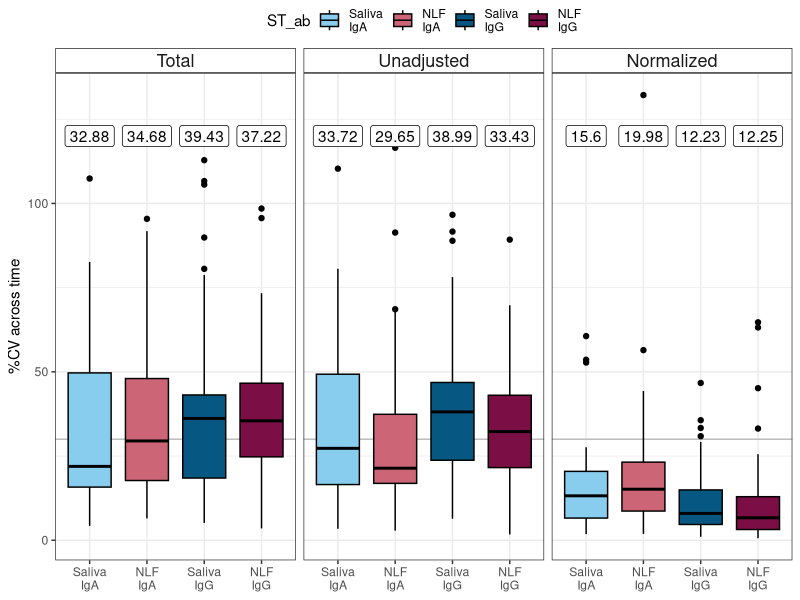
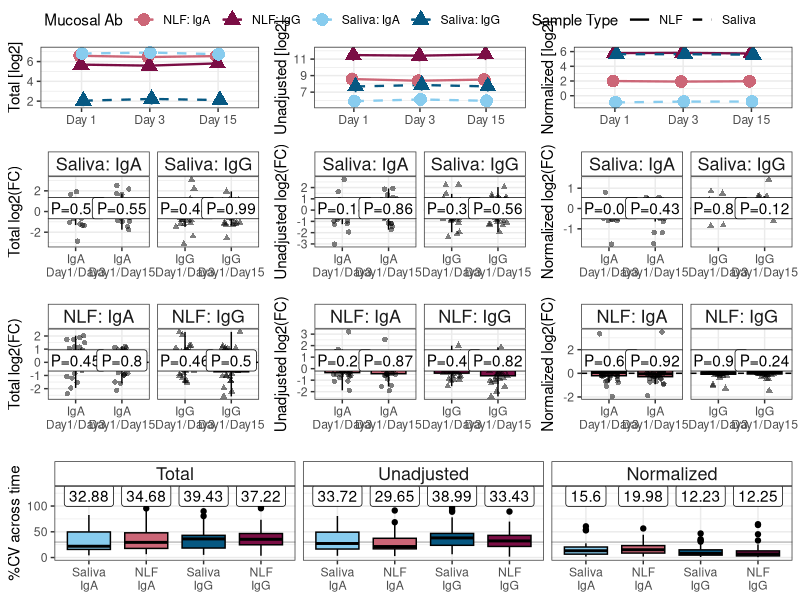

R code for these plots, in order:
# ---- Script Metadata ---- 
# Title: Figure_3.R
# Author: Trish Milletich, PhD
# Data: 2026-07-31
# ------------------------------- -  

library(ggplot2)
library(ggpubr)
library(tidyr)
library(dplyr)

# Upload and clean data and subset to Spike antigen and mucosal samples  
All_data = read.csv("Saliva_Serum_Nasal.csv")
Spike = subset(All_data, All_data$Ag == "Spike")
Spike = subset(Spike, Spike$Sample.Type %in% c("Saliva", "PooledNostril"))
Spike$Sample.Type = ifelse(Spike$Sample.Type == "PooledNostril", "NLF", Spike$Sample.Type)

############################################################ #
# Append NAs to missing data to all samples to have the same count
ID_Count = data.frame(table(Spike$SN))

Total_data = Spike[Spike$SN == ID_Count[ID_Count$Freq == 12,"Var1"][1],]
Total_data[,c("Specific.AU.mL", "Total.ug.mL", "Specific.Total.AU.ug")] = NA
Total_data$ST_Ab_Day = paste(Total_data$Ab, Total_data$Sample.Type, Total_data$Days)

Missing_data = subset(ID_Count, ID_Count$Freq < 12)

for (current_ID in Missing_data$Var1) {
  current_subset = subset(Spike, Spike$SN == current_ID)
  current_subset$ST_Ab_Day = paste(current_subset$Ab, current_subset$Sample.Type, current_subset$Days)
  Total_data_subset = subset(Total_data, ! Total_data$ST_Ab_Day %in% current_subset$ST_Ab_Day)
  Total_data_subset$SN = current_ID
  Total_data_subset$ST_Ab_Day = NULL
  Spike = rbind(Spike, Total_data_subset)
}

Spike$Ab_Day = paste(Spike$Ab, Spike$Days, sep = "_")

#Clean up dataframes no longer needed
rm(Total_data_subset, Total_data, ID_Count, Missing_data, current_subset)

################################################################ #
# ---- Data Transformation: Ratios and %CV ---- 
################################################################ #
CV_data = data.frame()

#Default Values 
current_ST = "NLF"; current_method = "Normalized"
for (current_ST in c("Saliva", "NLF")) {
  for (current_method in c("Total", "Unadjusted", "Normalized")) {
    #Select data based on Sample type and measurement type 
    Spike_Subset = subset(Spike, Spike$Sample.Type == current_ST)
    
    if (current_method == "Total") {
      Spike_Subset_2 = Spike_Subset[,c("Ab", "Ab_Day", "SN","Sample.Type", "Total.ug.mL")]
      Spike_Subset_2$Measurement = Spike_Subset_2$Total.ug.mL 
      Spike_Subset_2$Total.ug.mL = NULL
    } else if (current_method == "Unadjusted") {
      Spike_Subset_2 = Spike_Subset[,c("Ab", "Ab_Day", "SN","Sample.Type", "Specific.AU.mL")]
      Spike_Subset_2$Measurement = Spike_Subset_2$Specific.AU.mL 
      Spike_Subset_2$Specific.AU.mL = NULL
    } else {
      Spike_Subset_2 = Spike_Subset[,c("Ab", "Ab_Day", "SN","Sample.Type", "Specific.Total.AU.ug")]
      Spike_Subset_2$Measurement = Spike_Subset_2$Specific.Total.AU.ug 
      Spike_Subset_2$Specific.Total.AU.ug = NULL
    }
    
    ############################ #
    # ---- %CV by Participant ----
    ############################ #
    #Create dataframe of CV by participant and Ab type 
    
    CV_df = Spike_Subset_2 %>%
      group_by(SN, Ab) %>% 
      summarise(CV = (sd(Measurement, na.rm = TRUE) / mean(Measurement, na.rm = TRUE)) * 100,
                count = length(Measurement),
                .groups = "drop_last")
    CV_df$ST = current_ST 
    CV_df$Measurement = current_method
    CV_data = rbind(CV_data, CV_df)
    #clean up unused dataframe
    remove(CV_df)
    
    ############################# #
    # ---- Reshape Data and Format ratios ----
    ############################# #
    #Rehape to wide to allow ratios
    Spike_Wide = reshape(Spike_Subset_2[,c("Ab_Day", "SN","Sample.Type", "Measurement")],
                         idvar = c("SN", "Sample.Type"), timevar = "Ab_Day", direction = "wide")
    colnames(Spike_Wide) = gsub("Measurement.", "", colnames(Spike_Wide))
    head(Spike_Wide)
    
    Spike_Wide$IgA_D1.3 = Spike_Wide$`IgA_Day 1`/Spike_Wide$`IgA_Day 3`
    Spike_Wide$IgA_D1.15 = Spike_Wide$`IgA_Day 1`/Spike_Wide$`IgA_Day 15`

    Spike_Wide$IgG_D1.3 = Spike_Wide$`IgG_Day 1`/Spike_Wide$`IgG_Day 3`
    Spike_Wide$IgG_D1.15 = Spike_Wide$`IgG_Day 1`/Spike_Wide$`IgG_Day 15`

    Spike_Wide = Spike_Wide[,c("SN", "IgG_D1.3", "IgG_D1.15",
                               "IgA_D1.3", "IgA_D1.15")]
    
    #Reshape to long for graphing
    Spike_Long <- Spike_Wide %>% 
      pivot_longer(cols = `IgG_D1.3`:`IgA_D1.15`, 
                   names_to = "Ab",
                   values_to = "value" )
    Spike_Long$Ab = gsub("_", "\n", Spike_Long$Ab)
    Spike_Long$Ab = gsub("D1.", "Day1/Day", Spike_Long$Ab)

    Spike_Long$Main = ifelse(grepl("IgA", Spike_Long$Ab), "IgA", "IgG")
    
    Spike_Long$Ab = factor(Spike_Long$Ab,
                           levels = c("IgA\nDay1/Day3", "IgG\nDay1/Day3", 
                                      "IgA\nDay1/Day15", "IgG\nDay1/Day15" ))
    
    Spike_Long$ST_Main = paste(current_ST, Spike_Long$Main)
    Spike_Long$ST_Main = factor(Spike_Long$ST_Main, 
                                levels = c("NLF IgA", "NLF IgG",
                                           "Saliva IgA", "Saliva IgG"))
    
    Spike_Long$AB_ST = paste(current_ST, Spike_Long$Main, sep = ": ")
    Spike_Long = Spike_Long[is.na(Spike_Long$value) == F,]
    
    #################################### #
    # T-test of Day differences
    t_test_df = data.frame() 
    
    for (current_pair in unique(Spike_Long$Ab)) {
      p = t.test(log2(Spike_Long[Spike_Long$Ab == current_pair, "value"]), mu = 0)
      p_value = p$p.value
      t_test_df = rbind(t_test_df, 
                        data.frame( "Ab" = current_pair, 
                                    "P" = round(p_value, 3)))
    }
    t_test_df$Main = ifelse(grepl("IgA", t_test_df$Ab), "IgA", "IgG")
    t_test_df$AB_ST = paste(current_ST, t_test_df$Main, sep = ": ")
    
    #Plot Ratios with labelled T-test p-values
    t_plot = ggplot(Spike_Long, 
                    aes(x = Ab, y = log2(value), fill = ST_Main, shape = Main)) + 
      geom_hline(yintercept = 0, linetype = "dashed") + 
      facet_grid(~AB_ST, scales = "free_x") + 
      geom_boxplot(outlier.shape = "", color = "black", show.legend = F) +
      geom_jitter(width = 0.2, height = 0, alpha = 0.5) +
      ylab(paste(current_method, "log2(FC)")) + 
      theme_bw() + 
      geom_label(data = t_test_df,
                 aes(x = Ab, y = Inf, label = paste("P=", round(P,2), sep = "")),
                 fill = "white", vjust = 2) +
      scale_fill_manual(values = c("NLF IgA"="#CC6677", "NLF IgG" = "#7B0E45",
                                   "Saliva IgA" = "#88CCEE", "Saliva IgG" = "#065882"),
                        limits = c("NLF IgA", "NLF IgG", "Saliva IgA", "Saliva IgG"),
                        drop = F) +
      scale_shape_manual(breaks = c("IgA", "IgG"), 
                         values = c(16, 17), 
                         guide = "none") + 
      theme(legend.position = "none",
            strip.background = element_rect(fill = "white"), 
            legend.margin=margin(0,0,0,0),
            axis.title.x = element_blank(), 
            strip.text = element_text(size = 13,
                                      margin = margin(1,1,1,1, "mm")),
            legend.box.margin=margin(0,0,0,0)) + 
      guides(fill = guide_legend(override.aes = list(shape = 22, size = 5)));t_plot
    
    assign(paste(current_ST, current_method, "t.Plot", sep = "_"), t_plot)
    print(paste(current_ST, current_method, "t.Plot", sep = "_"))
  }
}

###################################### #
# --- CV Plot ----
###################################### #
#Clean CV data 
CV_data$ST_ab = paste(CV_data$ST, CV_data$Ab)
CV_data$ST_ab = gsub(" Ig", "\nIg", CV_data$ST_ab)
CV_data$ST_ab = factor(CV_data$ST_ab, 
                       levels = c("Saliva\nIgA", "NLF\nIgA", "Saliva\nIgG", "NLF\nIgG"))
CV_data$Measurement = factor(CV_data$Measurement, 
                             levels = c("Total", "Unadjusted", "Normalized"))

#Create dataframe of means for labels 
CV_data_Mean = CV_data %>% 
  group_by(Measurement, ST_ab) %>% 
  summarise(Mean = mean(CV, na.rm = T))

CV_plot = ggplot(CV_data, aes(x = ST_ab, y = CV, fill = ST_ab)) + 
  facet_wrap(~Measurement, scales = "free_x") +
  geom_hline(yintercept = 30, color = "grey") + 
  geom_boxplot(color = "black") + theme_bw() + 
  scale_fill_manual(values = c("NLF\nIgA"="#CC6677", "NLF\nIgG" = "#7B0E45",
                               "Saliva\nIgA" = "#88CCEE", "Saliva\nIgG" = "#065882")) + 
  geom_label(data = CV_data_Mean, aes(x = ST_ab, y = 120, label = round(Mean,2)), fill = "white") + 
  ylab("%CV across time") + 
  theme(axis.title.x = element_blank(), 
        legend.position = "top", 
        strip.background = element_rect(fill = "white"),
        strip.text = element_text(size = 13,
                                  margin = margin(1,1,1,1, "mm")),
        legend.margin=margin(0,0,0,0)); CV_plot


################################################## #
# ---- Mean Line Graphs ----
################################################## #
Spike$Sample.Day = paste(Spike$Sample.Type, Spike$Days, sep = ": ")
#Clean Data 
Spike$Sample.Day = gsub("Pooled", "Pooled ", Spike$Sample.Day)
Spike$Sample.Day = gsub("Left", "Left Nostril", Spike$Sample.Day)
Spike$Sample.Day = gsub("Right", "Right Nostril", Spike$Sample.Day)
Spike$Sample.Day = factor(Spike$Sample.Day, 
                          levels = c("Saliva: Day 1","Saliva: Day 3","Saliva: Day 15",
                                     "Left Nostril: Day 1", "Right Nostril: Day 1",
                                     "Pooled Nostril: Day 1", "Pooled Nostril: Day 3" , "Pooled Nostril: Day 15",
                                     "Serum: Day 1"))
Spike$Ab_SD = paste(Spike$Sample.Day, Spike$Ab, sep = "\n")
Spike$ST_Ab = paste(Spike$Sample.Type, Spike$Ab, sep = ": ")
Spike = Spike[,c("SN", "Sample.Type", 'Days', "Ab", 
                 "Specific.AU.mL", "Total.ug.mL", "Specific.Total.AU.ug")]
Spike$Days = factor(Spike$Days, levels = c("Day 1", 'Day 3', "Day 15"))
Spike$Group = paste(Spike$Days, Spike$Ab, sep = "_")

# Format to Long to allow T-test comparison
Spike_Long = Spike %>% 
  pivot_longer(
    cols = c("Specific.AU.mL","Total.ug.mL", "Specific.Total.AU.ug"), 
    names_to = "Measurement", 
    values_to = "Values"
  )
Spike_Long = data.frame(Spike_Long)
Spike_Long$Sample.Type_Ab= paste(Spike_Long$Sample.Type, Spike_Long$Ab, sep = ": ")
Spike_Long$Sample.Type_Ab = gsub("Nost", " Nost", Spike_Long$Sample.Type_Ab)
Spike_Long$Sample.Type_Ab_Day = paste(Spike_Long$Sample.Type, Spike_Long$Ab, Spike_Long$Days, sep = ": ")
Spike_Long$log2_Values = log2(Spike_Long$Values)

current_measure = "Normalized"
for (current_measure in c("Total", "Unadjusted", "Normalized")) {
  if (current_measure == "Total") {
    ylab_current = "Total [log2]"
    Measure_2 = "Total.ug.mL"
    ymax = 200
  } else  if (current_measure == "Unadjusted") {
    ylab_current = "Unadjusted [log2]"
    Measure_2 = "Specific.AU.mL"
    ymax = 9000
  } else  if (current_measure == "Normalized") {
    ylab_current = "Normalized [log2]"
    Measure_2 = "Specific.Total.AU.ug"
    ymax = 120
  } else {
    print ("uh oh")
  }
  
  line_graph =   ggplot(Spike_Long[Spike_Long$Measurement == Measure_2, ], 
                        aes(x = Days,
                            y = log2_Values,
                            color = Sample.Type_Ab,
                            shape = Sample.Type_Ab,
                            linetype = Sample.Type,
                            group = Sample.Type_Ab)) +
    stat_summary(fun.data = mean_cl_normal, geom = "errorbar", 
                 linetype = "solid", 
                 width = 0.1, position = position_dodge(width = 0.07)) + 
    stat_summary(fun = mean, geom = "line", 
                 linewidth = 0.8, 
                 position = position_dodge(width = 0.07)) +
    stat_summary(fun = mean, geom = "point",
                 size = 4, 
                 position = position_dodge(width = 0.07)) +
    theme_bw() + 
    scale_color_manual(values = c("NLF: IgA"="#CC6677", "NLF: IgG" = "#7B0E45",
                                  "Saliva: IgA" = "#88CCEE", "Saliva: IgG" = "#065882"),
                       name = "Mucosal Ab")+ 
    scale_shape_manual(values = c("NLF: IgA"=16, 
                                  "NLF: IgG" = 17,
                                  "Saliva: IgA" = 16, 
                                  "Saliva: IgG" = 17),
                       name = "Mucosal Ab") + 
    scale_linetype_manual(values = c("NLF"="solid", 
                                     "Saliva" = "dashed"),
                          name = "Sample Type") + 
    ylab(ylab_current) + 
    theme(strip.background = element_rect(fill = "white"), 
          legend.position = "bottom", 
          axis.title.x = element_blank()); line_graph
  
  assign(paste(current_measure, "_line", sep = ""), line_graph)
  print(paste(current_measure, "_line", sep = ""))
}


jpeg("Figure3.jpeg", res = 750, height = 6500, width = 8000)
ggarrange(ggarrange(Total_line, Unadjusted_line, Normalized_line, 
          plot.new(), plot.new(), plot.new(), 
          Saliva_Total_t.Plot, Saliva_Unadjusted_t.Plot, Saliva_Normalized_t.Plot,
          plot.new(), plot.new(), plot.new(), 
          NLF_Total_t.Plot, NLF_Unadjusted_t.Plot, NLF_Normalized_t.Plot,
          ncol = 3, nrow = 5, 
          heights = c(1,0.1,1.5,0.1,1.5),
          common.legend = T, legend = "top"), 
          plot.new(), 
          CV_plot, nrow = 3, heights = c(3,0.1,1), legend = "none")
dev.off()
